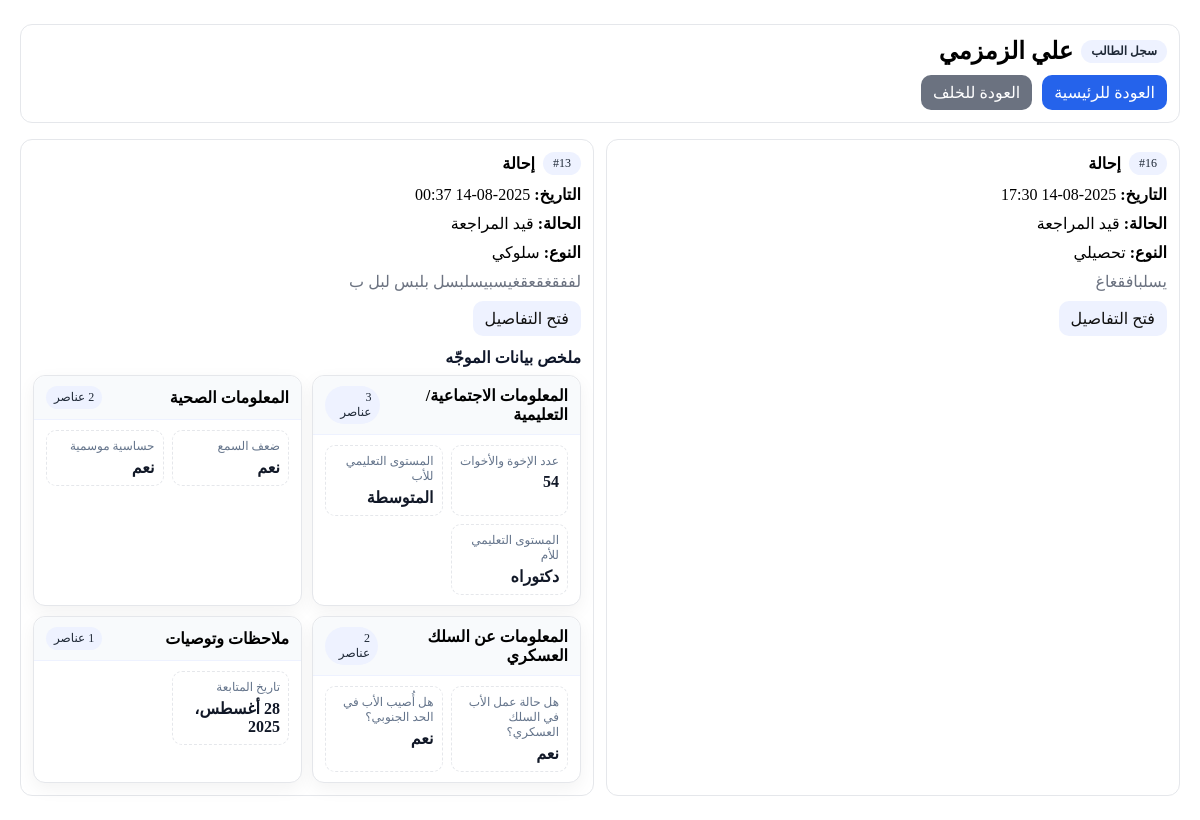
The app's page /referrals/student/علي-الزمزمي/ (signed in), older data.
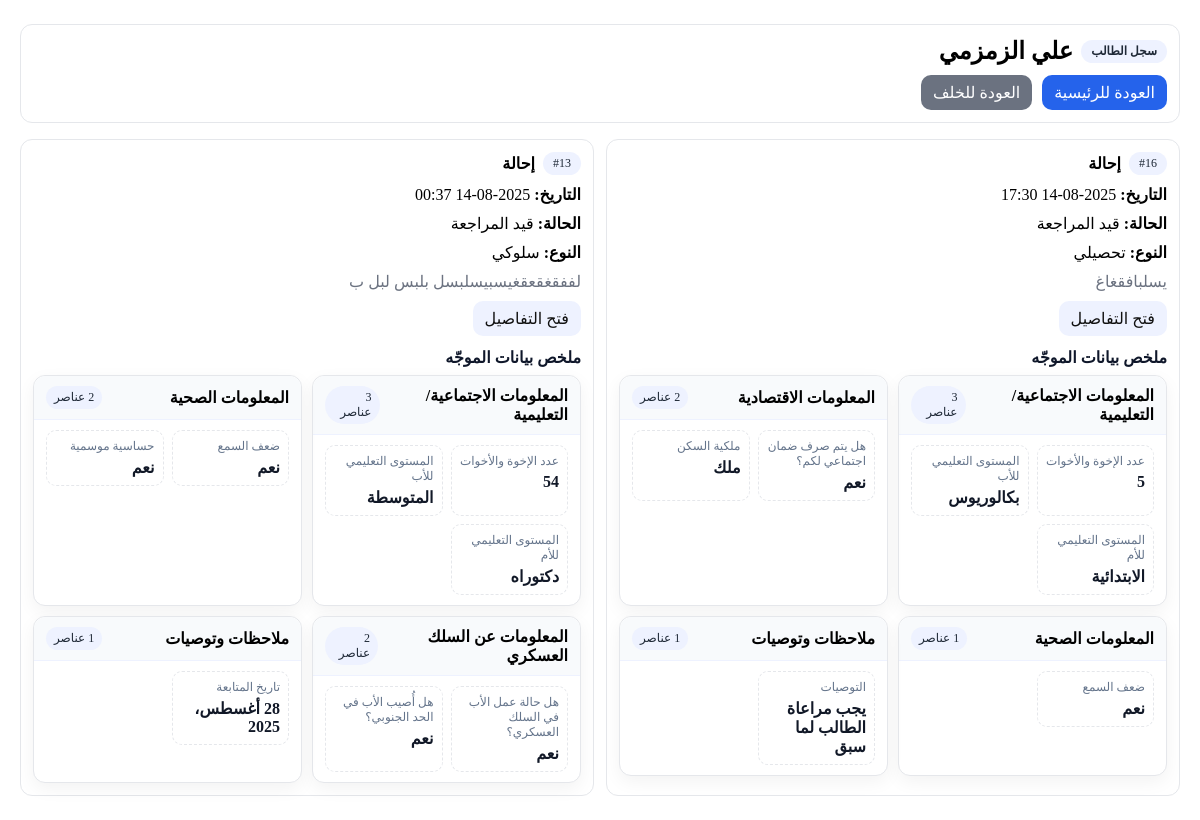
The same page, newer data.
### referrals/models.py (models this page shows, shortened)
class Referral(models.Model):
    STATUS_CHOICES = [
        ("NEW", "جديدة"),
        ("UNDER_REVIEW", "قيد المراجعة"),
        ("SENT_TO_DEPUTY", "محالة لوكيل"),
        ("CLOSED", "مغلقة"),
    ]
    TYPE_CHOICES = [
        ("behavior", "سلوكي"),
        ("academic", "تحصيلي"),
        ("health", "صحي"),
        ("other", "أخرى"),
    ]
    GRADE_CHOICES = [(str(i), f"الصف {i}") for i in range(1, 13)]
    reference = models.CharField(max_length=20, default=generate_reference, unique=True, editable=False)
    student_name = models.CharField(max_length=120)
    student_key = models.CharField("معرّف الطالب", max_length=180, blank=True, db_index=True)
    grade = models.CharField(max_length=2, choices=GRADE_CHOICES)
    referral_type = models.CharField(max_length=20, choices=TYPE_CHOICES)
    details = models.TextField()
    status = models.CharField(max_length=20, choices=STATUS_CHOICES, default="NEW")
    created_by = models.ForeignKey(User, on_delete=models.CASCADE, related_name="created_referrals")
    assignee = models.ForeignKey(User, on_delete=models.SET_NULL, null=True, blank=True, related_name="assigned_referrals")
    created_at = models.DateTimeField(auto_now_add=True)
    updated_at = models.DateTimeField(auto_now=True)

### referrals/counselor_models.py (models this page shows, shortened)
class CounselorIntake(models.Model):
    referral = models.OneToOneField(
        Referral, on_delete=models.CASCADE,
        related_name="counselor_intake", verbose_name=_("الإحالة")
    )
    counselor_name = models.CharField(_("اسم الموجّه"), max_length=150)
    father_alive = models.BooleanField(_("هل الأب على قيد الحياة؟"), null=True, blank=True)
    mother_alive = models.BooleanField(_("هل الأم على قيد الحياة؟"), null=True, blank=True)
    class ParentsStatus(models.TextChoices):
        STABLE = "stable", _("مستقران")
        SEPARATED = "separated", _("منفصلان")
    parents_status = models.CharField(
        _("الحالة الاجتماعية للوالدين"),
        max_length=12, choices=ParentsStatus.choices, blank=True
    )
    siblings_count = models.PositiveIntegerField(_("عدد الإخوة والأخوات"), null=True, blank=True)
    birth_order = models.CharField(_("ترتيب الطالب بين إخوته وأخواته"), max_length=50, blank=True)
    EDU_CHOICES = [
        ("illiteracy", _("يقرأ ويكتب")),
        ("primary", _("الابتدائية")),
        ("middle", _("المتوسطة")),
        ("high", _("الثانوية")),
        ("bachelor", _("بكالوريوس")),
        ("master", _("ماجستير")),
        ("phd", _("دكتوراه")),
    ]
    father_education = models.CharField(_("المستوى التعليمي للأب"), max_length=20, choices=EDU_CHOICES, blank=True)
    mother_education = models.CharField(_("المستوى التعليمي للأم"), max_length=20, choices=EDU_CHOICES, blank=True)
    father_job = models.CharField(_("مهنة الأب"), max_length=120, blank=True)
    mother_job = models.CharField(_("مهنة الأم"), max_length=120, blank=True)
    INCOME_CHOICES = [
        ("lt5", _("أقل من (٥,٠٠٠) ريال")),
        ("5to10", _("من (٥,٠٠٠) إلى (١٠,٠٠٠) ريال")),
        ("10to20", _("من (١٠,٠٠٠) إلى (٢٠,٠٠٠) ريال")),
        ("gt20", _("أكثر من (٢٠,٠٠٠) ريال")),
    ]
    family_income = models.CharField(_("دخل الأسرة"), max_length=10, choices=INCOME_CHOICES, blank=True)
    receives_social_support = models.BooleanField(_("هل يتم صرف ضمان اجتماعي لكم؟"), null=True, blank=True)
    HOUSE_OWNERSHIP = [
        ("own", _("ملك")),
        ("rent", _("إيجار")),
        ("grant", _("هبة")),
        ("waqf", _("وقف")),
        ("other", _("أخرى")),
    ]
    house_ownership = models.CharField(_("ملكية السكن"), max_length=10, choices=HOUSE_OWNERSHIP, blank=True)
    HOUSE_TYPE = [
        ("apartment", _("شقة")),
        ("villa", _("فيلا")),
        ("floor", _("دور")),
        ("traditional", _("بيت شعبي")),
        ("other", _("نوع آخر")),
    ]
    house_type = models.CharField(_("نوع السكن"), max_length=20, choices=HOUSE_TYPE, blank=True)
    house_type_other = models.CharField(_("نوع سكن (أخرى)"), max_length=120, blank=True)
    gets_everything_easily = models.BooleanField(_("هل تحصل على كل ما تريد بسهولة؟"), null=True, blank=True)
    disease_heart = models.BooleanField(_("أمراض القلب"), default=False)
    disease_pressure = models.BooleanField(_("ضغط الدم"), default=False)
    disease_kidney = models.BooleanField(_("الفشل الكلوي"), default=False)
    disease_sleep = models.BooleanField(_("النوم المرضي"), default=False)
    disease_vision = models.BooleanField(_("ضعف البصر"), default=False)
    disease_other = models.CharField(_("أمراض أخرى تُذكر"), max_length=200, blank=True)
    cond_asthma = models.BooleanField(_("ربو شعبي"), default=False)
    cond_diabetes = models.BooleanField(_("سكر الدم"), default=False)
    cond_anemia = models.BooleanField(_("فقر الدم"), default=False)
    cond_tonsils = models.BooleanField(_("التهاب اللوزتين"), default=False)
    cond_seizures = models.BooleanField(_("تشنجات/صرع"), default=False)
    cond_hearing = models.BooleanField(_("ضعف السمع"), default=False)
    cond_allergy = models.BooleanField(_("حساسية موسمية"), default=False)
    cond_rheumatism = models.BooleanField(_("روماتيزم"), default=False)
    cond_disability = models.BooleanField(_("إعاقة أحد الأعضاء"), default=False)
    father_in_military = models.BooleanField(_("هل حالة عمل الأب في السلك العسكري؟"), null=True, blank=True)
    father_served_southern = models.BooleanField(_("هل أُصيب الأب في الحد الجنوبي؟"), null=True, blank=True)
    father_is_martyr_south = models.BooleanField(_("هل هو شهيد/في الحد الجنوبي؟"), null=True, blank=True)
    student_behavior = models.TextField(_("وصف السلوك/المشكلة"), blank=True)
    previous_interventions = models.TextField(_("إجراءات سابقة (إن وُجدت)"), blank=True)
    recommendations = models.TextField(_("التوصيات"), blank=True)
    follow_up_date = models.DateField(_("تاريخ المتابعة"), null=True, blank=True)
    created_by = models.ForeignKey(
        settings.AUTH_USER_MODEL, on_delete=models.PROTECT,
        related_name="created_counselor_intakes", verbose_name=_("أنشئ بواسطة")
    )
    updated_by = models.ForeignKey(
        settings.AUTH_USER_MODEL, on_delete=models.PROTECT,
        related_name="updated_counselor_intakes", verbose_name=_("آخر تعديل بواسطة")
    )
    created_at = models.DateTimeField(_("أُنشئ في"), auto_now_add=True)
    updated_at = models.DateTimeField(_("عُدّل في"), auto_now=True)
    class Meta:
        verbose_name = _("نموذج بيانات الموجّه")
        verbose_name_plural = _("نماذج بيانات الموجّه")
        ordering = ("-created_at",)

### referrals/views.py (the view)
# urls.py: path("student/<str:key>/", views.student_file, name="student_file"),
@login_required
def student_file(request, key: str):
    visible_qs = Referral.objects.filter(Q(created_by=request.user) | Q(assignee=request.user)).order_by("-created_at")
    visible = list(visible_qs)
    for r in visible: _ensure_student_key(r)
    items = [r for r in visible if getattr(r, "student_key", "") == key]
    student_name = items[0].student_name if items else ""
    intake_map = {}
    if HAS_COUNSELOR:
        for r in items:
            try:
                intake = getattr(r, "counselor_intake", None)
                if intake:
                    intake_map[r.pk] = _counselor_summary_struct(intake)
            except Exception:
                pass
    if HAS_COUNSELOR:
        for r in items:
            try:
                intake = getattr(r, "counselor_intake", None)
                r.counselor_summary = _counselor_summary_struct(intake) if intake else []
            except Exception:
                r.counselor_summary = []
    return render(request, "referrals/student_file.html", {
        "student_name": student_name, "items": items, "key": key,
        "intake_map": intake_map, "HAS_COUNSELOR": HAS_COUNSELOR,
    })

### referrals/views.py (called while the page is built)
def _ensure_student_key(ref: Referral):
    try:
        has_key_field = hasattr(ref, "student_key")
    except Exception:
        has_key_field = False
    if not has_key_field:
        return
    try:
        if getattr(ref, "student_key", ""):
            return
        civil = (getattr(ref, "student_civil_id", None) or "")[:64]
        new_key = make_student_key(getattr(ref, "student_name", ""), civil)
        if new_key:
            ref.student_key = new_key
            ref.save(update_fields=["student_key"])
    except Exception:
        pass

def _display(v):
    if v is True: return "نعم"
    if v is False or v == "False": return "لا"
    return v

def _get_label(obj, field):
    try:
        return obj._meta.get_field(field).verbose_name
    except Exception:
        return field

def _get_value(obj, field):
    disp = None
    try:
        disp = getattr(obj, f"get_{field}_display")()
        if disp: return disp
    except Exception:
        pass
    return getattr(obj, field, None)

def _mk_pair(obj, field):
    val = _get_value(obj, field)
    if val in (None, "", False):  # نتجاهل الفارغ و False
        return None
    return (_get_label(obj, field), _display(val))

### templates/referrals/student_file.html (shortened to what this page needs)
<!doctype html>
<html lang="ar" dir="rtl">
<head>
</head>
<body>
<div class="sf-container">
  <div class="card">
    <h2 class="title">
      <span class="badge">سجل الطالب</span>
      <span>{{ student_name }}</span>
    </h2>
    <div class="btns-row">
      <a href="{% url 'referrals:list' %}" class="btn btn-primary">العودة للرئيسية</a>
      <a href="javascript:history.back()" class="btn btn-secondary">العودة للخلف</a>
    </div>
  </div>
  {% if items %}
    <div class="sf-grid" style="margin-top:16px">
      {% for r in items %}
        <div class="card stack">
          <div class="title"><span class="badge">#{{ r.pk }}</span> <strong>إحالة</strong></div>
          <div><strong>التاريخ:</strong> {{ r.created_at|date:"Y-m-d H:i" }}</div>
          <div><strong>الحالة:</strong> {{ r.get_status_display|default:r.status }}</div>
          <div><strong>النوع:</strong> {{ r.get_referral_type_display|default:r.referral_type }}</div>
          <div class="muted">{{ r.details|truncatechars:160 }}</div>
          <div>
            <a class="btn" href="{% url 'referrals:detail' r.pk %}">فتح التفاصيل</a>
          </div>
          {% if r.counselor_summary %}
            <div>
              {% include "referrals/_counselor_summary.html" with groups=r.counselor_summary %}
            </div>
          {% endif %}
        </div>
      {% endfor %}
    </div>
  {% else %}
    <div class="card" style="margin-top:16px"><div class="muted">لا توجد إحالات لهذا الطالب.</div></div>
  {% endif %}
</div>
</body>
</html>

### templates/referrals/_counselor_summary.html (shortened to what this page needs)
<div class="cslr-wrap" dir="rtl">
  <h3 class="cslr-title">ملخص بيانات الموجّه</h3>
  <div class="cslr-grid">
    {% for g in groups %}
      <div class="cslr-card" aria-label="{{ g.title }}">
        <div class="cslr-head">
          <strong>{{ g.title }}</strong>
          <span class="cslr-badge">{{ g.items|length }} عناصر</span>
        </div>
        <div class="cslr-body">
          <div class="cslr-list">
            {% for label, value in g.items %}
              <div class="cslr-item">
                <span class="cslr-label">{{ label }}</span>
                <span class="cslr-value">{{ value }}</span>
              </div>
            {% endfor %}
          </div>
        </div>
      </div>
    {% endfor %}
  </div>
</div>

Row changes from the older to the newer data that the page shows:
changed Referral "تحصيلي": now shows "ملخص بيانات الموجّه"
now on this page (row edited): CounselorIntake: g "يجب مراعاة الطالب لما سبق"
Text that changed along with them:
new list line: "المعلومات الاجتماعية/التعليمية 3 عناصر عدد الإخوة والأخوات 5 المستوى التعليمي للأب بكالوريوس المستوى التعليمي للأم الابتدائية"
new list line: "المعلومات الاقتصادية 2 عناصر هل يتم صرف ضمان اجتماعي لكم؟ نعم ملكية السكن ملك"
new list line: "المعلومات الصحية عناصر ضعف السمع نعم"
new list line: "ملاحظات وتوصيات عناصر التوصيات"
